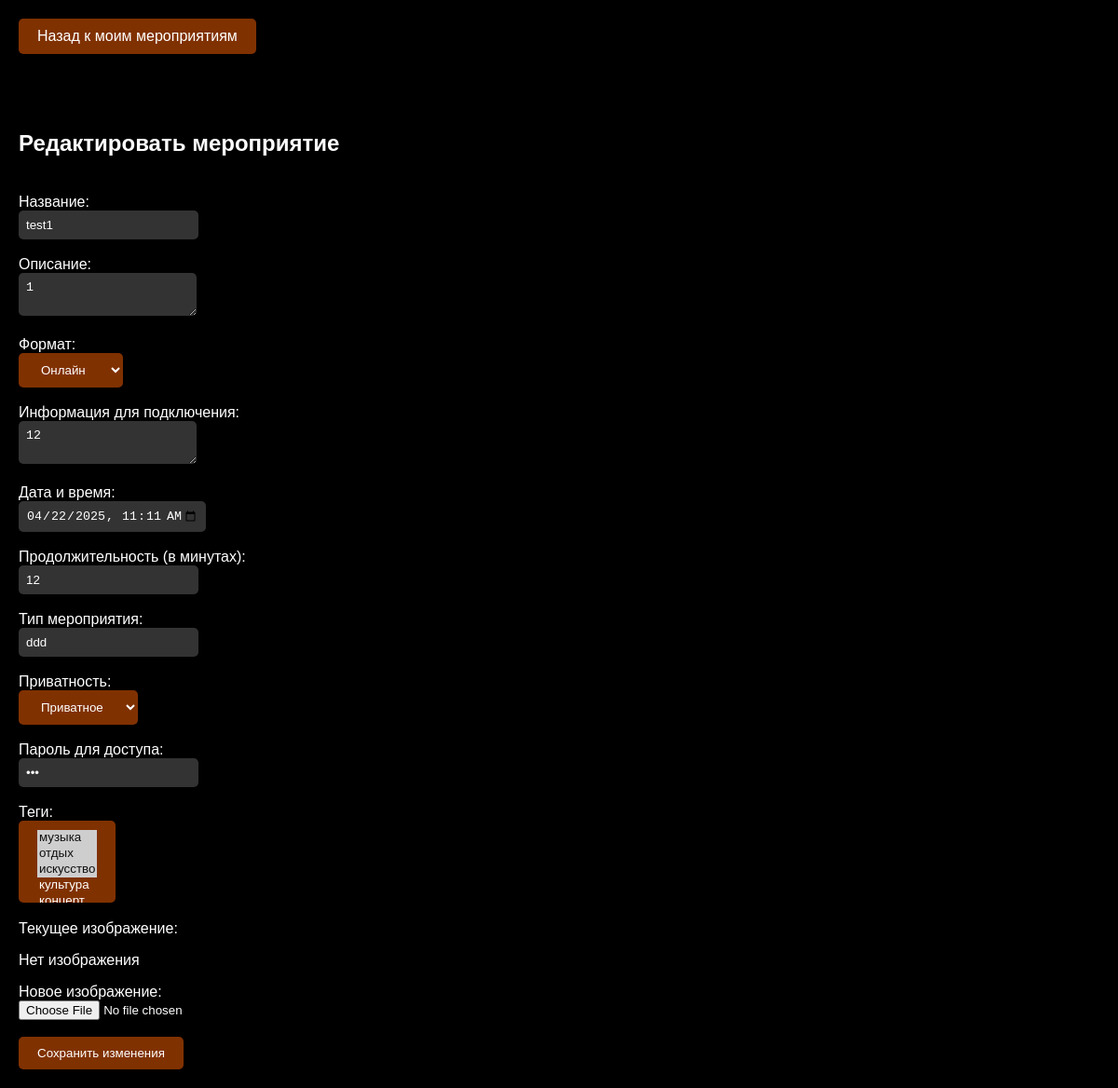
The page /edit_event/3 (signed in) on the database its author committed.
### app.py (models this page shows)
class Event(db.Model):
    id = db.Column(db.Integer, primary_key=True)
    title = db.Column(db.String(100), nullable=False)
    description = db.Column(db.Text, nullable=False)
    organizer_id = db.Column(db.Integer, db.ForeignKey('user.id'), nullable=False)
    format = db.Column(db.String(20), nullable=False)  # 'online' или 'offline'
    location_name = db.Column(db.String(200))  # Название места
    location_address = db.Column(db.String(200))  # Физический адрес
    online_info = db.Column(db.Text)  # Информация для онлайн мероприятий
    date_time = db.Column(db.DateTime, nullable=False)
    duration = db.Column(db.Integer, nullable=False)
    image_url = db.Column(db.String(200))
    lat = db.Column(db.Float)
    lng = db.Column(db.Float)
    event_type = db.Column(db.String(50))
    created_at = db.Column(db.DateTime, default=datetime.utcnow)
    is_active = db.Column(db.Boolean, default=True)
    is_private = db.Column(db.Boolean, default=False)
    password = db.Column(db.String(100))  # Пароль для приватных мероприятий
    organizer = db.relationship('User', backref='events')
    tags = db.relationship('Tag', secondary='event_tag', backref='events')

### app.py (the view, shortened to what this page needs)
@app.route('/edit_event/<int:event_id>', methods=['GET', 'POST'])
def edit_event(event_id):
    if 'username' not in session or session['role'] != 'organizer':
        return redirect(url_for('home'))
    event = Event.query.get_or_404(event_id)
    user = User.query.filter_by(username=session['username']).first()
    if event.organizer_id != user.id:
        return redirect(url_for('home'))
    tags = Tag.query.all()
    selected_tag_ids = [tag.id for tag in event.tags]
    return render_template('edit_event.html', event=event, tags=tags, selected_tag_ids=selected_tag_ids)

### templates/edit_event.html (shortened to what this page needs)
<!DOCTYPE html>
<html>
<head>
    <link rel="stylesheet" href="{{ url_for('static', filename='styles.css') }}">
    <link rel="stylesheet" href="https://unpkg.com/leaflet@1.7.1/dist/leaflet.css" />
</head>
<body>
    <div class="header">
        <a href="{{ url_for('my_events') }}" class="menu-btn">Назад к моим мероприятиям</a>
    </div>
    <div class="posts-container">
        <h2>Редактировать мероприятие</h2>
        <form method="POST" enctype="multipart/form-data">
            <label>Название:</label><br>
            <input class="search-input" type="text" name="title" value="{{ event.title }}" required><br><br>
            <label>Описание:</label><br>
            <textarea class="search-input" name="description" required>{{ event.description }}</textarea><br><br>
            <label>Формат:</label><br>
            <select class="menu-btn" name="format" required>
                <option value="online" {% if event.format == 'online' %}selected{% endif %}>Онлайн</option>
            </select><br><br>
            <div class="online-field" style="display: {% if event.format == 'online' %}block{% else %}none{% endif %};">
                <label>Информация для подключения:</label><br>
                <textarea class="search-input" name="online_info">{{ event.online_info or '' }}</textarea><br><br>
            </div>
            <label>Дата и время:</label><br>
            <input class="search-input"
                   type="datetime-local"
                   name="date_time"
                   value="{{ event.date_time.strftime('%Y-%m-%dT%H:%M') }}"
                   required><br><br>
            <label>Продолжительность (в минутах):</label><br>
            <input class="search-input"
                   type="number"
                   name="duration"
                   required
                   min="1"
                   value="{{ event.duration }}"><br><br>
            <label>Тип мероприятия:</label><br>
            <input class="search-input" type="text" name="event_type" value="{{ event.event_type }}" required><br><br>
            <label>Приватность:</label><br>
            <select class="menu-btn" name="is_private" onchange="togglePasswordField(this.value)">
                <option value="true" {% if event.is_private %}selected{% endif %}>Приватное</option>
            </select><br><br>
            <div id="password-field" style="display: {% if event.is_private %}block{% else %}none{% endif %};">
                <label>Пароль для доступа:</label><br>
                <input class="search-input" type="password" name="password" value="{{ event.password or '' }}"><br><br>
            </div>
            <label>Теги:</label><br>
            <select class="menu-btn" name="tags" multiple>
                {% for tag in tags %}
                    <option value="{{ tag.id }}"
                        {% if tag in event.tags %}selected{% endif %}>
                        {{ tag.name }}
                    </option>
                {% endfor %}
            </select><br><br>
            <label>Текущее изображение:</label><br>
            {% if event.image_url %}
                <img src="{{ url_for('static', filename=event.image_url) }}" style="max-width: 200px; max-height: 200px;"><br>
            {% else %}
                <p>Нет изображения</p>
            {% endif %}
            <label>Новое изображение:</label><br>
            <input type="file" name="image" accept="image/*"><br><br>
            <button type="submit" class="menu-btn">Сохранить изменения</button>
        </form>
    </div>
</body>
</html>

### static/styles.css (style rules this page uses)
body { margin: 0; padding: 0; background: #000000; color: #ffffff; font-family: Arial, sans-serif; }
.header { background: rgba(0, 0, 0, 0.8); padding: 20px; display: flex; align-items: center; justify-content: space-between; position: fixed; width: 100%; top: 0; z-index: 1000; }
.menu-btn { padding: 10px 20px; background: rgba(255, 98, 0, 0.5); border: none; color: white; cursor: pointer; border-radius: 5px; transition: background 0.3s ease; text-decoration: none; }
.search-input { padding: 8px; background: #333333; border: none; color: white; border-radius: 5px; }
.posts-container { margin-top: 100px; padding: 20px; display: grid; gap: 20px; }

### rows shown on the page
Event: title "test1", description "1", format "Онлайн", online_info "12", date_time "04/22/2025 11:11", duration "12", event_type "ddd", is_private "Приватное"

### other values the page prints
form field tags "музыка ☑ / отдых ☑ / искусство ☑ / культура"
